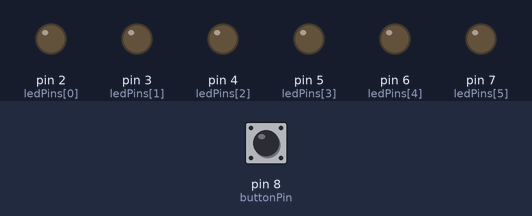
Simulated run of this sketch. Board: Arduino Uno, built with avr-gcc and run on an emulated ATmega328P. Shown: output pins drawn as LEDs (lit = HIGH). Inputs (shaded band) come from the test bench; at power-on: pin 8 (buttonPin) LOW. Random numbers use the default seed unless the sketch sets one.

Above: at 1.2 s.
1.3 s: pin 8 (buttonPin) pulled HIGH for 0.15 s
At 1.45 s:
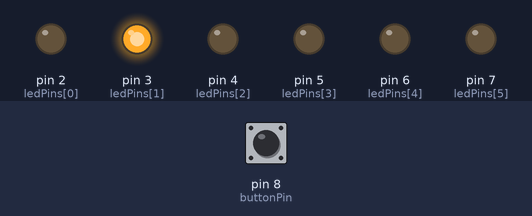
At 2.5 s:
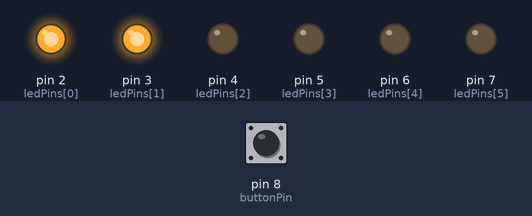
Timing chart, 0 to 7.7 s (numbered marks = the images above; inputs shaded):
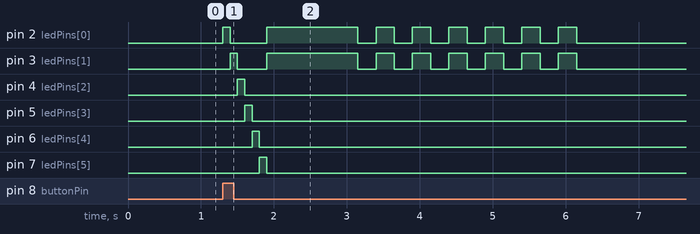

Measured:
- after the input at 1.3 s, pin 2 (ledPins[0]): goes HIGH 0.10 s, LOW 0.50 s, HIGH 1.3 s, 6 × (LOW 0.25 s, HIGH 0.25 s), then LOW, starting at once; pin 3 (ledPins[1]): goes HIGH 0.10 s, LOW 0.40 s, HIGH 1.3 s, 6 × (LOW 0.25 s, HIGH 0.25 s), then LOW, starting after 0.10 s

The sketch:

Bai3.ino
```cpp
// Define LED pins
const int ledPins[] = {2, 3, 4, 5, 6, 7};
const int numOfLeds = 6;

// Define the button pin
const int buttonPin = 8;

// Variable to store the last button state
bool lastButtonState = LOW;

void setup() {
  // Initialize LED pins as output
  for(int i = 0; i < numOfLeds; i++) {
    pinMode(ledPins[i], OUTPUT);
  }

  // Initialize the button pin as an input
  pinMode(buttonPin, INPUT);
}

void loop() {
  // Read the current state of the pushbutton
  bool currentButtonState = digitalRead(buttonPin);

  // Check if the button is pressed and was previously released
  if (currentButtonState == HIGH && lastButtonState == LOW) {
    // Simulate rolling the die
    for(int i = 0; i < numOfLeds; i++) {
      digitalWrite(ledPins[i], HIGH);
      delay(100); // Delay for a bit for rolling effect
      digitalWrite(ledPins[i], LOW);
    }

    // Generate a random number between 1 and 6 (inclusive)
    int rolledNumber = random(1, 7);

    // Display the result by lighting up LEDs
    for(int i = 0; i < rolledNumber; i++) {
      digitalWrite(ledPins[i], HIGH);
    }

    delay(1000); // Pause to observe the result

    // Blink all LEDs up to the rolled number 6 times
    for(int j = 0; j <= 6; j++) {
      for(int i = 0; i < rolledNumber; i++) {
        digitalWrite(ledPins[i], HIGH);
      }
      delay(250);
      for(int i = 0; i < rolledNumber; i++) {
        digitalWrite(ledPins[i], LOW);
      }
      delay(250);
    }

    // Ensure all LEDs are turned off after the sequence
    for(int i = 0; i < numOfLeds; i++) {
      digitalWrite(ledPins[i], LOW);
    }

    // Wait a bit before allowing another roll
    delay(500);
  }

  // Update lastButtonState
  lastButtonState = currentButtonState;

  // Add a small delay to debounce the push button
  delay(50);
}
```
